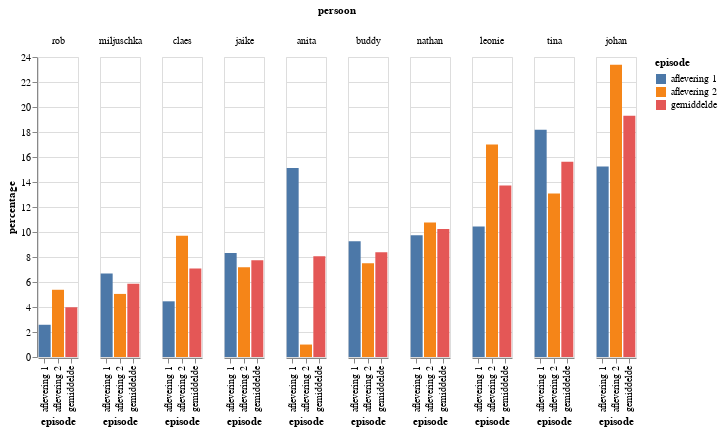

The notebook cell saved with this chart:
### Code cell
alt.Chart(df_long, width=40).mark_bar().encode(
    x='episode', 
    y='percentage',
    column=alt.Column('persoon',sort=ff.index.tolist()),
    color='episode',
    tooltip=['persoon','episode', 'percentage']
)

### Figure 1 — Vega-Lite specification as saved in the notebook (floating-point values rounded to 4 significant figures)
{"config": {"view": {"continuousWidth": 400, "continuousHeight": 300}}, "data": {"name": "data-dfcb4a0600ff79e9a6752242b134e762"}, "mark": "bar", "encoding": {"color": {"type": "nominal", "field": "episode"}, "column": {"type": "nominal", "field": "persoon", "sort": ["rob", "miljuschka", "claes", "jaike", "anita", "buddy", "nathan", "leonie", "tina", "johan"]}, "tooltip": [{"type": "nominal", "field": "persoon"}, {"type": "nominal", "field": "episode"}, {"type": "quantitative", "field": "percentage"}], "x": {"type": "nominal", "field": "episode"}, "y": {"type": "quantitative", "field": "percentage"}}, "width": 40, "$schema": "https://vega.github.io/schema/vega-lite/v4.0.0.json", "datasets": {"data-dfcb4a0600ff79e9a6752242b134e762": [{"persoon": "anita", "episode": "aflevering 1", "percentage": 15.12}, {"persoon": "buddy", "episode": "aflevering 1", "percentage": 9.261}, {"persoon": "claes", "episode": "aflevering 1", "percentage": 4.455}, {"persoon": "jaike", "episode": "aflevering 1", "percentage": 8.324}, {"persoon": "johan", "episode": "aflevering 1", "percentage": 15.24}, {"persoon": "leonie", "episode": "aflevering 1", "percentage": 10.43}, {"persoon": "miljuschka", "episode": "aflevering 1", "percentage": 6.682}, {"persoon": "nathan", "episode": "aflevering 1", "percentage": 9.73}, {"persoon": "rob", "episode": "aflevering 1", "percentage": 2.579}, {"persoon": "tina", "episode": "aflevering 1", "percentage": 18.17}, {"persoon": "anita", "episode": "aflevering 2", "percentage": 0.996}, {"persoon": "buddy", "episode": "aflevering 2", "percentage": 7.503}, {"persoon": "claes", "episode": "aflevering 2", "percentage": 9.695}, {"persoon": "jaike", "episode": "aflevering 2", "percentage": 7.171}, {"persoon": "johan", "episode": "aflevering 2", "percentage": 23.37}, {"persoon": "leonie", "episode": "aflevering 2", "percentage": 17.0}, {"persoon": "miljuschka", "episode": "aflevering 2", "percentage": 5.046}, {"persoon": "nathan", "episode": "aflevering 2", "percentage": 10.76}, {"persoon": "rob", "episode": "aflevering 2", "percentage": 5.378}, {"persoon": "tina", "episode": "aflevering 2", "percentage": 13.08}, {"persoon": "anita", "episode": "gemiddelde", "percentage": 8.06}, {"persoon": "buddy", "episode": "gemiddelde", "percentage": 8.382}, {"persoon": "claes", "episode": "gemiddelde", "percentage": 7.075}, {"persoon": "jaike", "episode": "gemiddelde", "percentage": 7.747}, {"persoon": "johan", "episode": "gemiddelde", "percentage": 19.31}, {"persoon": "leonie", "episode": "gemiddelde", "percentage": 13.72}, {"persoon": "miljuschka", "episode": "gemiddelde", "percentage": 5.864}, {"persoon": "nathan", "episode": "gemiddelde", "percentage": 10.24}, {"persoon": "rob", "episode": "gemiddelde", "percentage": 3.979}, {"persoon": "tina", "episode": "gemiddelde", "percentage": 15.63}]}}
